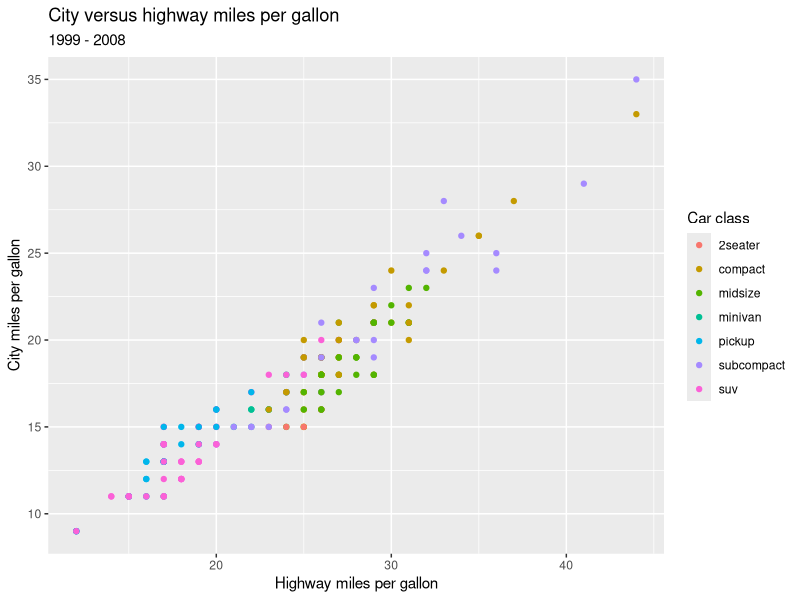
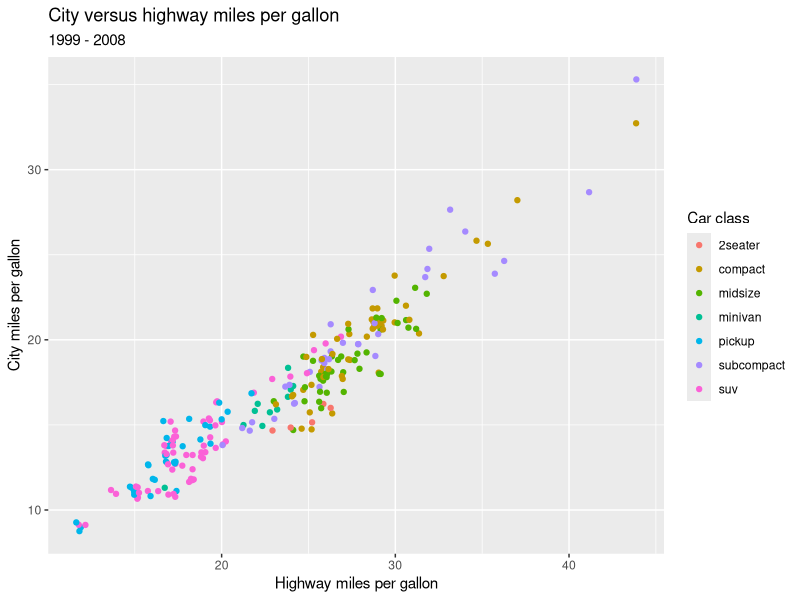
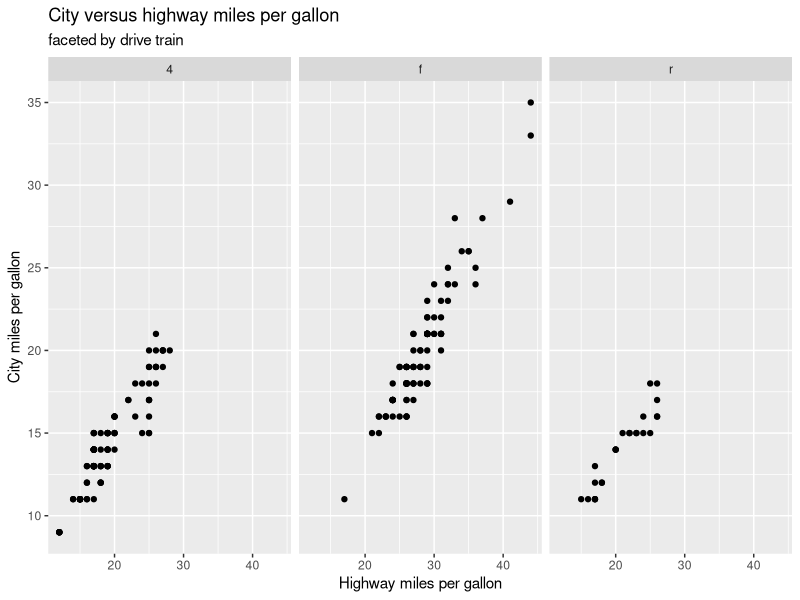
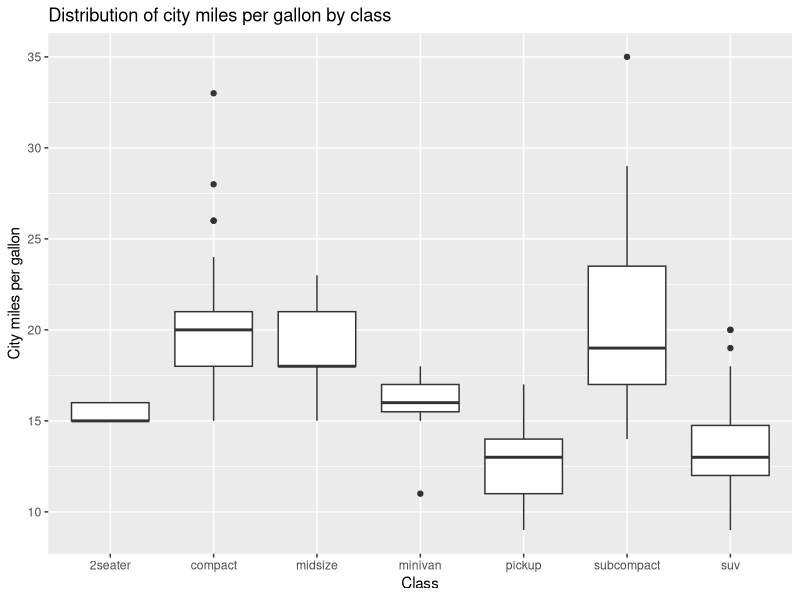
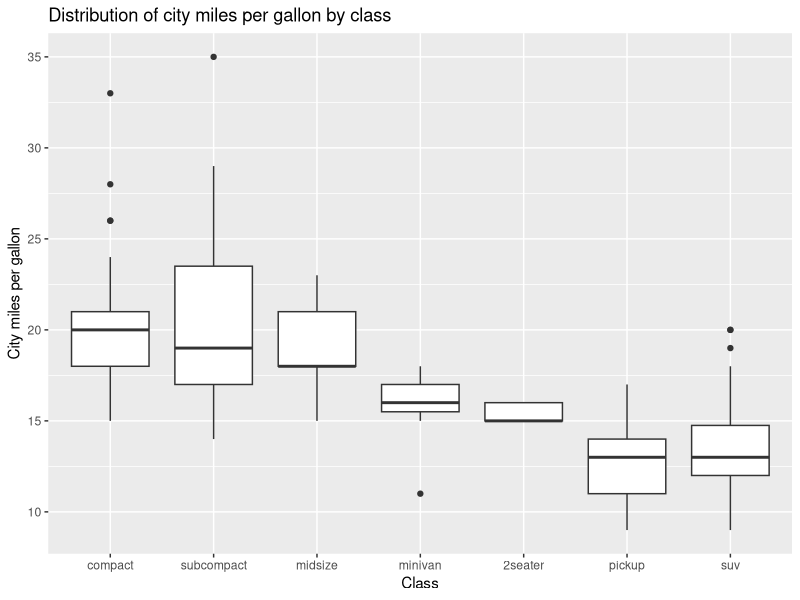
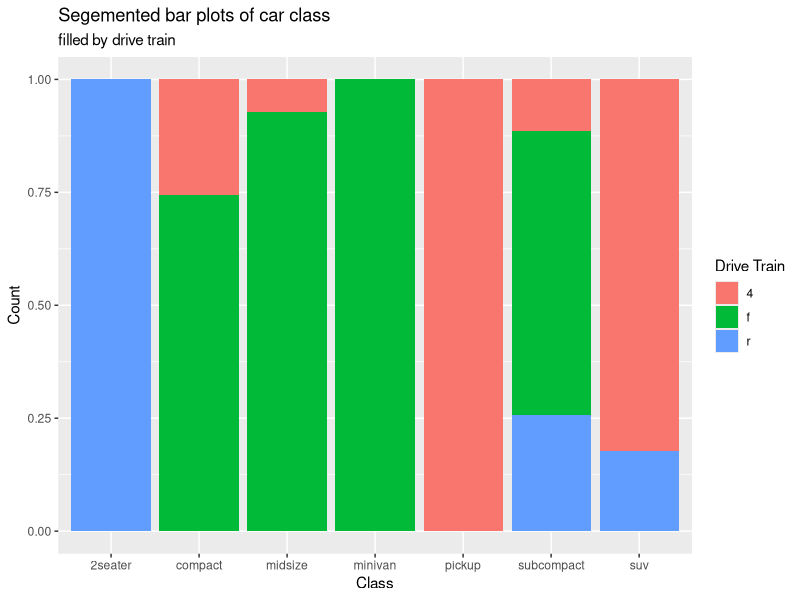
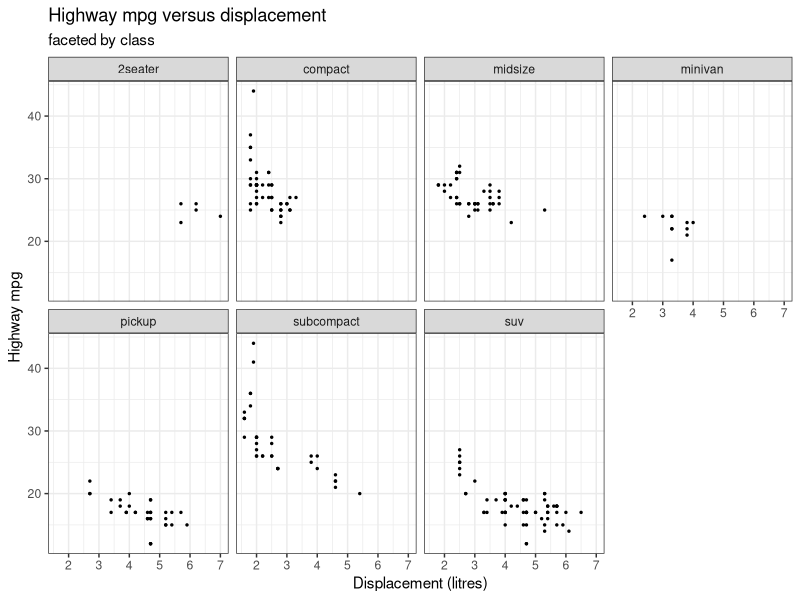

Write R code to recreate these figures, in order.
## ---- chunk 1
library(tidyverse)
## ---- chunk 2
ggplot(mpg, aes(x = hwy, y = cty, color = class)) + 
  geom_point() +
  labs(title = "City versus highway miles per gallon",
       subtitle = "1999 - 2008",
       x = "Highway miles per gallon", y = "City miles per gallon",
       color = "Car class")
## ---- chunk 3
ggplot(mpg, aes(x = hwy, y = cty, color = class)) + 
  geom_jitter() +   
  labs(title = "City versus highway miles per gallon",
       subtitle = "1999 - 2008",
       x = "Highway miles per gallon", y = "City miles per gallon",
       color = "Car class")


#ggplot(mpg, aes(x = hwy, y = cty, color = class)) + 
#  geom_point(position = "jitter") +   
#  labs(title = "City versus highway miles per gallon",
#       x = "Highway miles per gallon", y = "City miles per gallon")
## ---- chunk 4
ggplot(mpg, aes(x = hwy, y = cty)) + 
  geom_point() + 
  facet_wrap( ~ drv) +
    labs(title = "City versus highway miles per gallon",
         subtitle = "faceted by drive train",
       x = "Highway miles per gallon", y = "City miles per gallon")
## ---- chunk 5
ggplot(mpg, aes(x = class, y = cty)) +
  geom_boxplot() +
    labs(title = "Distribution of city miles per gallon by class",
       x = "Class", y = "City miles per gallon")
## ---- chunk 6
ggplot(mpg, aes(x = fct_reorder(class, cty, median, .desc = TRUE), y = cty)) +
  geom_boxplot() +
  labs(title = "Distribution of city miles per gallon by class",
       x = "Class", y = "City miles per gallon")
## ---- chunk 7
ggplot(mpg, aes(x = class, fill = drv)) + 
  geom_bar(position = "fill") +
  labs(title = "Segemented bar plots of car class",
       subtitle = "filled by drive train",
  x = "Class", y = "Count", fill = "Drive Train")
## ---- chunk 8
ggplot(data = mpg) + 
  geom_point(mapping = aes(x = displ, y = hwy), size = 0.50) + 
  facet_wrap(~ class, nrow = 2) +
  theme_bw() +
  labs(title = "Highway mpg versus displacement",
       subtitle = "faceted by class",
         x = "Displacement (litres)", y = "Highway mpg")
